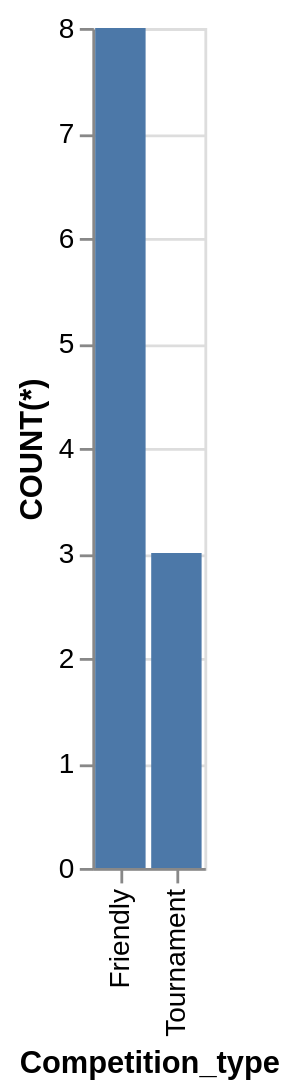

Write the Vega-Lite specification saved for this chart.
### Vega-Lite specification from a JSON file in a GitHub repository (floating-point values rounded to 4 significant figures)
{"data": {"values": [{"x_data": "Friendly", "y_data": 8}, {"x_data": "Tournament", "y_data": 3}]}, "mark": "bar", "encoding": {"x": {"field": "x_data", "type": "nominal", "title": "Competition_type", "sort": {"op": "sum", "field": "y_data", "order": "descending"}}, "y": {"field": "y_data", "type": "quantitative", "title": "COUNT(*)"}}}
